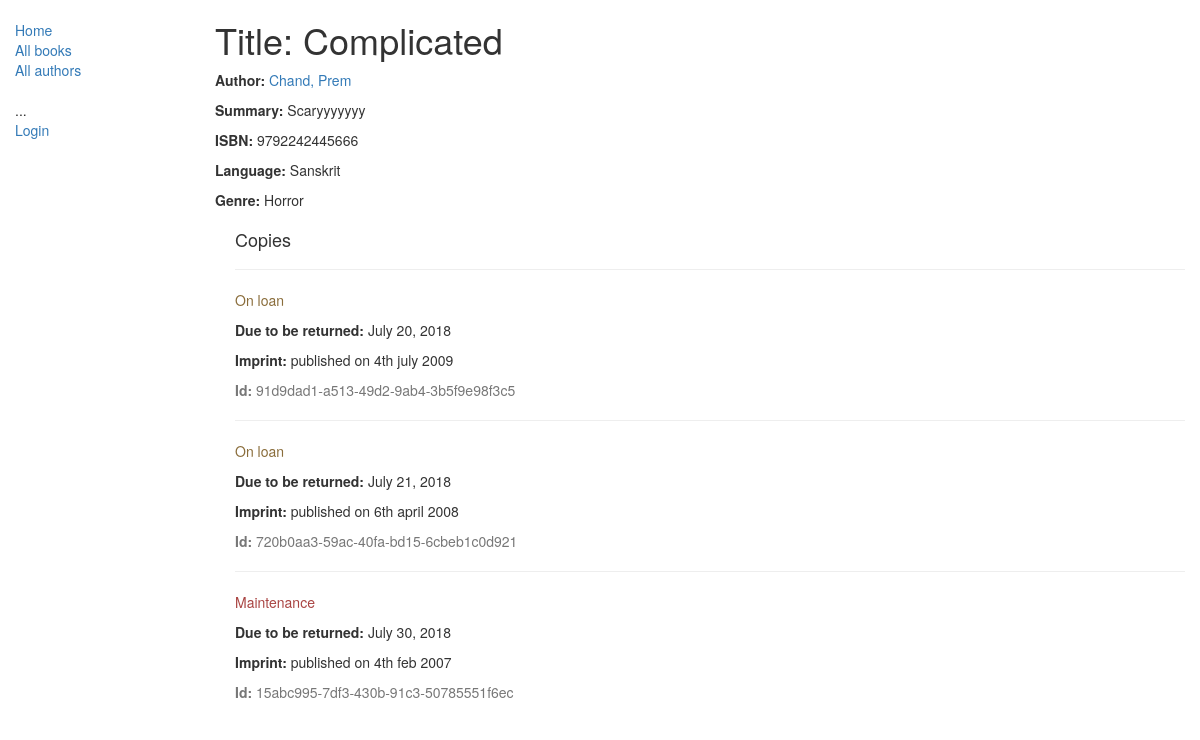
The app's page /catalog/book/4 with its own data.
### catalog/models.py (models this page shows, shortened)
class Book(models.Model):
	title = models.CharField(max_length=200)
	author = models.ForeignKey('Author', on_delete=models.SET_NULL, null=True)
	summary = models.TextField(max_length=1000, help_text='Enter a brief description of the book')
	isbn = models.CharField('ISBN',max_length=13, help_text='13 Character <a href="https://www.isbn-international.org/content/what-isbn">ISBN number</a>')
	genre = models.ManyToManyField(Genre, help_text='Select a genre for this book')
	language = models.ForeignKey('Language', on_delete=models.SET_NULL, null=True)

class Author(models.Model):
	first_name = models.CharField(max_length=100)
	last_name = models.CharField(max_length=100)
	date_of_birth = models.DateField(null=True, blank=True)
	date_of_death = models.DateField('Died', null=True, blank=True)
	class Meta:
		ordering = ["last_name","first_name"]
	def __str__(self):
		return '{0}, {1}'.format(self.last_name,self.first_name)

class Language(models.Model):
	name = models.CharField(max_length=200, help_text="Enter a the book's natural language (e.g. English, French, Japanese etc.)")
	def __str__(self):
		return self.name

class Genre(models.Model):
	name = models.CharField(max_length=200, help_text="Enter a book genre (e.g. Science Fiction, French Poetry etc.)")
	def __str__(self):
		return self.name

class BookInstance(models.Model):
	id = models.UUIDField(primary_key=True, default=uuid.uuid4, help_text="Unique ID for this particular book across whole library")
	book = models.ForeignKey('Book', on_delete=models.SET_NULL, null=True)
	imprint = models.CharField(max_length=200)
	due_back = models.DateField(null=True, blank=True)
	borrower = models.ForeignKey(User, on_delete=models.SET_NULL, null=True,blank=True)
	LOAN_STATUS = (
		('m', 'Maintenance'),
		('o', 'On loan'),
		('a', 'Available'),
		('r', 'Reserved'),
	)
	status = models.CharField(max_length=1, choices=LOAN_STATUS, blank=True, default='m', help_text='Book availability')
	class Meta:
		ordering = ["due_back"]
		permissions = (("can_mark_returned", "Set book as returned"),)

### catalog/views.py (the view)
# urls.py: path('book/<int:pk>', views.BookDetailView.as_view(), name='book-detail'),
class BookDetailView(generic.DetailView):
    model = Book

### catalog/templates/catalog/book_detail.html
{% extends "base_generic.html" %}
{% block content %}
  <h1>Title: {{ book.title }}</h1>
  <p><strong>Author:</strong> <a href="">{{ book.author }}</a></p>
  <p><strong>Summary:</strong> {{ book.summary }}</p>
  <p><strong>ISBN:</strong> {{ book.isbn }}</p>
  <p><strong>Language:</strong> {{ book.language }}</p>
  <p><strong>Genre:</strong> {% for genre in book.genre.all %} {{ genre }}{% if not forloop.last %}, {% endif %}{% endfor %}</p>
  <div style="margin-left:20px;margin-top:20px">
    <h4>Copies</h4>
    {% for copy in book.bookinstance_set.all %}
    <hr>
    <p class="{% if copy.status == 'a' %}text-success{% elif copy.status == 'm' %}text-danger{% else %}text-warning{% endif %}">{{ copy.get_status_display }}</p>
    {% if copy.status != 'a' %}<p><strong>Due to be returned:</strong> {{copy.due_back}}</p>{% endif %}
    <p><strong>Imprint:</strong> {{copy.imprint}}</p>
    <p class="text-muted"><strong>Id:</strong> {{copy.id}}</p>
    {% endfor %}
  </div>
{% endblock %}

### records on screen
Book: title "Complicated", author "Chand, Prem", summary "Scaryyyyyyy", isbn "9792242445666", language "Sanskrit"
Genre: name "Horror"
BookInstance: status "On loan", due_back "July 20, 2018", imprint "published on 4th july 2009", id "91d9dad1-a513-49d2-9ab4-3b5f9e98f3c5"
BookInstance: status "On loan", due_back "July 21, 2018", imprint "published on 6th april 2008", id "720b0aa3-59ac-40fa-bd15-6cbeb1c0d921"
BookInstance: status "Maintenance", due_back "July 30, 2018", imprint "published on 4th feb 2007", id "15abc995-7df3-430b-91c3-50785551f6ec"
